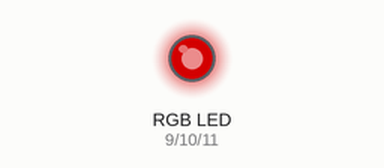
Simulated run of this sketch. Board: Arduino Uno, built with avr-gcc and run on an emulated ATmega328P. Shown: an RGB LED mixed from three pins (HIGH = lit). Dim RGB values are drawn brighter than linear.

Above: at 0.05 s.
At 0.45 s:
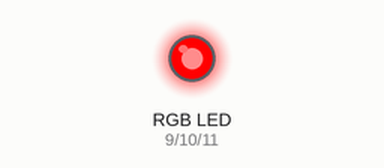
At 0.9 s:
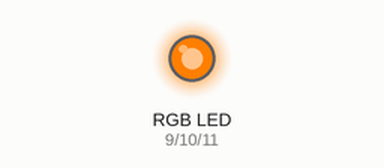
At 1.1 s:
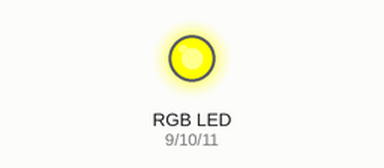
At 1.35 s:
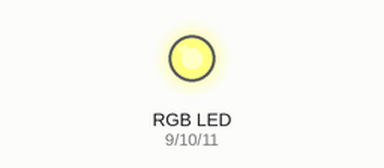
At 1.8 s:
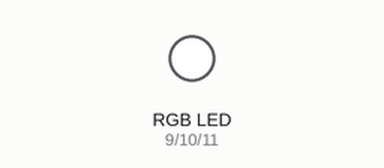
Timing chart, 0 to 4.1 s (numbered marks = the images above):
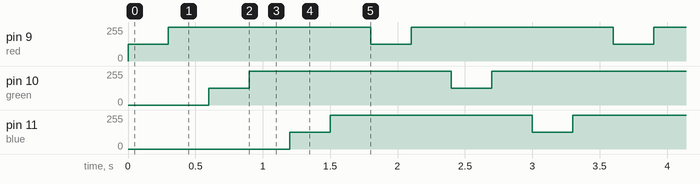

The sketch:

RGB_CathodeCommon_20200207.ino
```cpp
/* RGB LED Test Code
  for Interface
  10/11/2018
*/

  int red = 9;
  int green = 10;
  int blue = 11;

void setup()
{
  pinMode(red, OUTPUT);
  pinMode(green, OUTPUT);
  pinMode(blue, OUTPUT);
}

void loop()
{
  //Blink all three in sequence.
  Serial.println("red");
  analogWrite(red, 127);
  delay(300);
  analogWrite(red, 255);
  //analogWrite(red, 0);
  delay(300);

  Serial.println("green");
  analogWrite(green, 127);
  delay(300);
  analogWrite(green, 255);
  delay(300);

  Serial.println("blue");
  analogWrite(blue, 127);
  delay(300);
  analogWrite(blue, 255);
  delay(300);

}
```

Measured:
- by itself, pin 9 (red), pin 10 (green), pin 11 (blue): alternates 255/255 for 1.5 s and 127/255 for 0.30 s
